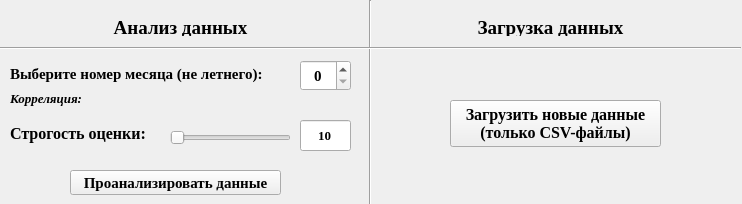
<?xml version="1.0" encoding="UTF-8"?>
<ui version="4.0">
 <class>Frame</class>
 <widget class="QFrame" name="Frame">
  <property name="geometry">
   <rect>
    <x>0</x>
    <y>0</y>
    <width>742</width>
    <height>204</height>
   </rect>
  </property>
  <property name="windowTitle">
   <string>Frame</string>
  </property>
  <widget class="QPushButton" name="SelectFileButton">
   <property name="geometry">
    <rect>
     <x>450</x>
     <y>100</y>
     <width>211</width>
     <height>47</height>
    </rect>
   </property>
   <property name="font">
    <font>
     <family>Times New Roman</family>
     <pointsize>12</pointsize>
     <weight>75</weight>
     <bold>true</bold>
    </font>
   </property>
   <property name="layoutDirection">
    <enum>Qt::LeftToRight</enum>
   </property>
   <property name="styleSheet">
    <string notr="true"/>
   </property>
   <property name="text">
    <string>Загрузить новые данные
(только CSV-файлы)</string>
   </property>
  </widget>
  <widget class="QLabel" name="DateLabel">
   <property name="geometry">
    <rect>
     <x>10</x>
     <y>50</y>
     <width>291</width>
     <height>47</height>
    </rect>
   </property>
   <property name="font">
    <font>
     <family>Times New Roman</family>
     <pointsize>11</pointsize>
     <weight>75</weight>
     <bold>true</bold>
    </font>
   </property>
   <property name="text">
    <string>Выберите номер месяца (не летнего):</string>
   </property>
  </widget>
  <widget class="QPushButton" name="AnalizeButton">
   <property name="geometry">
    <rect>
     <x>70</x>
     <y>170</y>
     <width>211</width>
     <height>25</height>
    </rect>
   </property>
   <property name="font">
    <font>
     <family>Times New Roman</family>
     <pointsize>11</pointsize>
     <weight>75</weight>
     <bold>true</bold>
    </font>
   </property>
   <property name="styleSheet">
    <string notr="true"/>
   </property>
   <property name="text">
    <string>Проанализировать данные</string>
   </property>
  </widget>
  <widget class="Line" name="VerticalLine">
   <property name="geometry">
    <rect>
     <x>360</x>
     <y>0</y>
     <width>20</width>
     <height>381</height>
    </rect>
   </property>
   <property name="orientation">
    <enum>Qt::Vertical</enum>
   </property>
  </widget>
  <widget class="QLabel" name="AnalizeLabel">
   <property name="geometry">
    <rect>
     <x>100</x>
     <y>20</y>
     <width>161</width>
     <height>16</height>
    </rect>
   </property>
   <property name="font">
    <font>
     <family>Times New Roman</family>
     <pointsize>14</pointsize>
     <weight>75</weight>
     <bold>true</bold>
    </font>
   </property>
   <property name="text">
    <string>Анализ данных</string>
   </property>
   <property name="alignment">
    <set>Qt::AlignCenter</set>
   </property>
  </widget>
  <widget class="Line" name="HorizontalLine">
   <property name="geometry">
    <rect>
     <x>0</x>
     <y>40</y>
     <width>741</width>
     <height>16</height>
    </rect>
   </property>
   <property name="orientation">
    <enum>Qt::Horizontal</enum>
   </property>
  </widget>
  <widget class="QLabel" name="StrictLabel">
   <property name="geometry">
    <rect>
     <x>10</x>
     <y>110</y>
     <width>141</width>
     <height>47</height>
    </rect>
   </property>
   <property name="font">
    <font>
     <family>Times New Roman</family>
     <pointsize>12</pointsize>
     <weight>75</weight>
     <bold>true</bold>
    </font>
   </property>
   <property name="text">
    <string>Строгость оценки:</string>
   </property>
  </widget>
  <widget class="QSlider" name="StrictSlider">
   <property name="geometry">
    <rect>
     <x>170</x>
     <y>130</y>
     <width>121</width>
     <height>16</height>
    </rect>
   </property>
   <property name="orientation">
    <enum>Qt::Horizontal</enum>
   </property>
  </widget>
  <widget class="QLabel" name="LoadLabel">
   <property name="geometry">
    <rect>
     <x>470</x>
     <y>20</y>
     <width>161</width>
     <height>16</height>
    </rect>
   </property>
   <property name="font">
    <font>
     <family>Times New Roman</family>
     <pointsize>14</pointsize>
     <weight>75</weight>
     <bold>true</bold>
    </font>
   </property>
   <property name="text">
    <string>Загрузка данных</string>
   </property>
   <property name="alignment">
    <set>Qt::AlignCenter</set>
   </property>
  </widget>
  <widget class="QLineEdit" name="StrictEdit">
   <property name="geometry">
    <rect>
     <x>300</x>
     <y>120</y>
     <width>51</width>
     <height>31</height>
    </rect>
   </property>
   <property name="font">
    <font>
     <family>Times New Roman</family>
     <pointsize>10</pointsize>
     <weight>75</weight>
     <bold>true</bold>
    </font>
   </property>
   <property name="text">
    <string>10</string>
   </property>
   <property name="alignment">
    <set>Qt::AlignCenter</set>
   </property>
  </widget>
  <widget class="QSpinBox" name="MonthBox">
   <property name="geometry">
    <rect>
     <x>300</x>
     <y>60</y>
     <width>51</width>
     <height>31</height>
    </rect>
   </property>
   <property name="font">
    <font>
     <family>Times New Roman</family>
     <pointsize>11</pointsize>
     <weight>75</weight>
     <italic>false</italic>
     <bold>true</bold>
    </font>
   </property>
   <property name="alignment">
    <set>Qt::AlignCenter</set>
   </property>
  </widget>
  <widget class="QLabel" name="CorrelationLabel">
   <property name="geometry">
    <rect>
     <x>10</x>
     <y>90</y>
     <width>151</width>
     <height>16</height>
    </rect>
   </property>
   <property name="font">
    <font>
     <family>Times New Roman</family>
     <pointsize>10</pointsize>
     <weight>75</weight>
     <italic>true</italic>
     <bold>true</bold>
    </font>
   </property>
   <property name="text">
    <string>Корреляция:</string>
   </property>
  </widget>
 </widget>
 <resources/>
 <connections/>
</ui>
